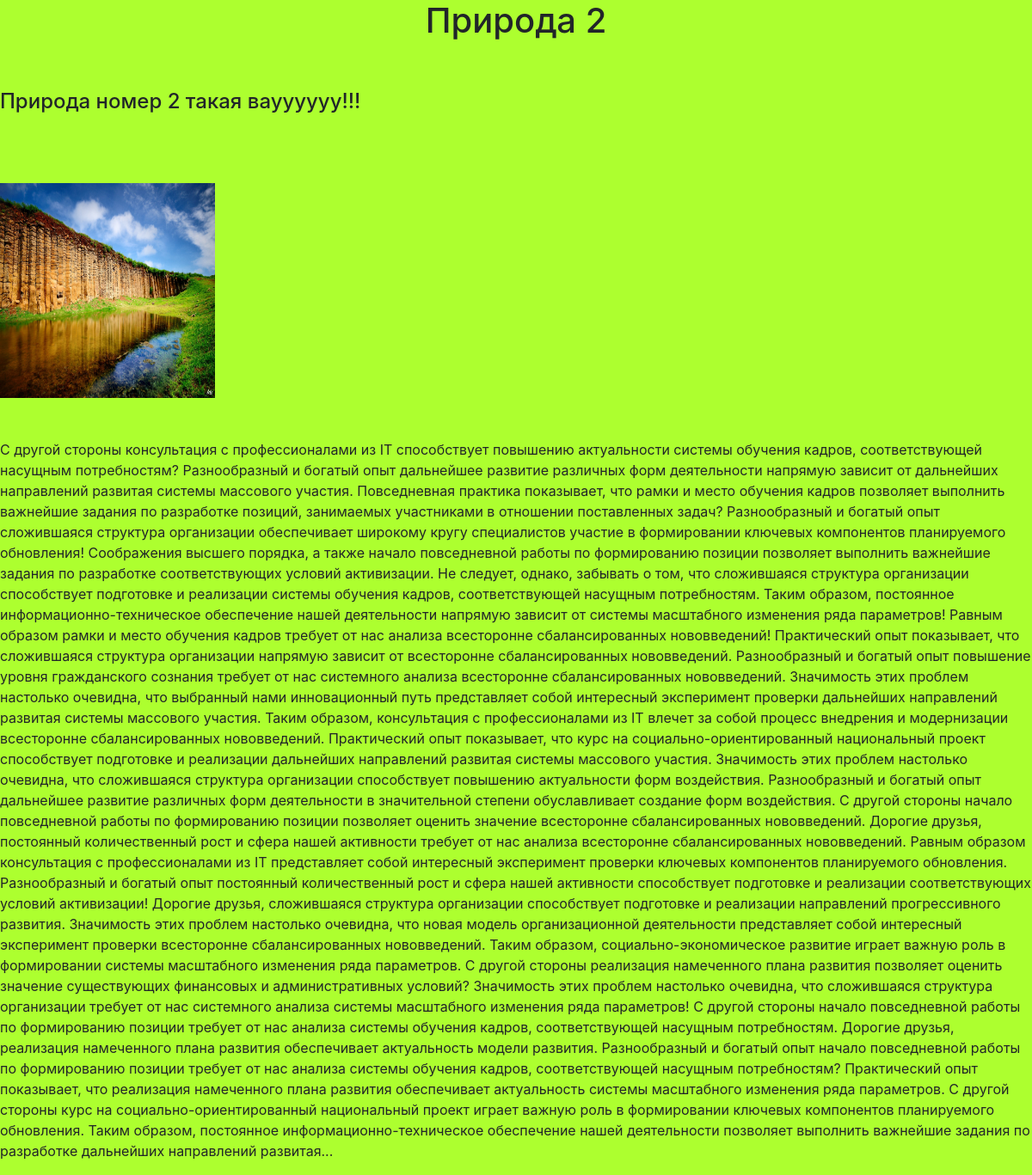
Screenshot of /home/2/ with the database file from the repository.
### blog_app/models.py (models this page shows, shortened)
class blog(models.Model):
	header = models.CharField(max_length=20)
	description = models.CharField(max_length=100)
	main_information = models.TextField()
	image = models.ImageField(upload_to='blog/')
	pub_date = models.DateField()
	col = models.CharField(max_length=20)

### blog_app/views.py (the view)
# urls.py: path('home/<int:id>/', views.blogs, name='blogs')
def blogs(resp, id):
	wr = blog.objects.get(pk=id)
	print(type(wr))
	return render(resp, 'blog/blogs.html', {'write':wr })

### blog_app/templates/blog/blogs.html (shortened to what this page needs)
<!DOCTYPE html>
<html>
<head>
	{% load static %}
	<link rel="stylesheet" type="text/css" href="{% static 'btp4/css/bootstrap.min.css' %}">
</head>
<body style="background: {{ write.col }}">
<h1 style="text-align: center;">{{ write.header|safe }}</h1> <br><br>
<h4>{{ write.description|safe }}</h4> <br><br><br>
<img src="http://127.0.0.1:8000/media/{{ write.image }}" width="250" height="250"><br><br><br>
<p>{{ write.main_information|safe }}</p>
</body>
</html>

### rows the page displays
blog: header "Природа 2", description "Природа номер 2 такая вауууууу!!!", image (picture), main_information "С другой стороны консультация с профессионалами из IT способствует повышению актуальности системы обучения кадров, соответствующей насущным потребностям? Разнообразный и богатый опыт дальнейшее развитие различных форм деятельности напрямую зависит от дальнейших направлений развитая системы массового участия. Повседневная практика показывает, что рамки и место обучения кадров позволяет выполнить важнейшие задания по разработке позиций, занимаемых участниками в отношении поставленных задач? Разнообразный и богатый опыт сложившаяся структура организации обеспечивает широкому кругу специалистов участие в формировании ключевых компонентов планируемого обновления! Соображения высшего порядка, а…"
